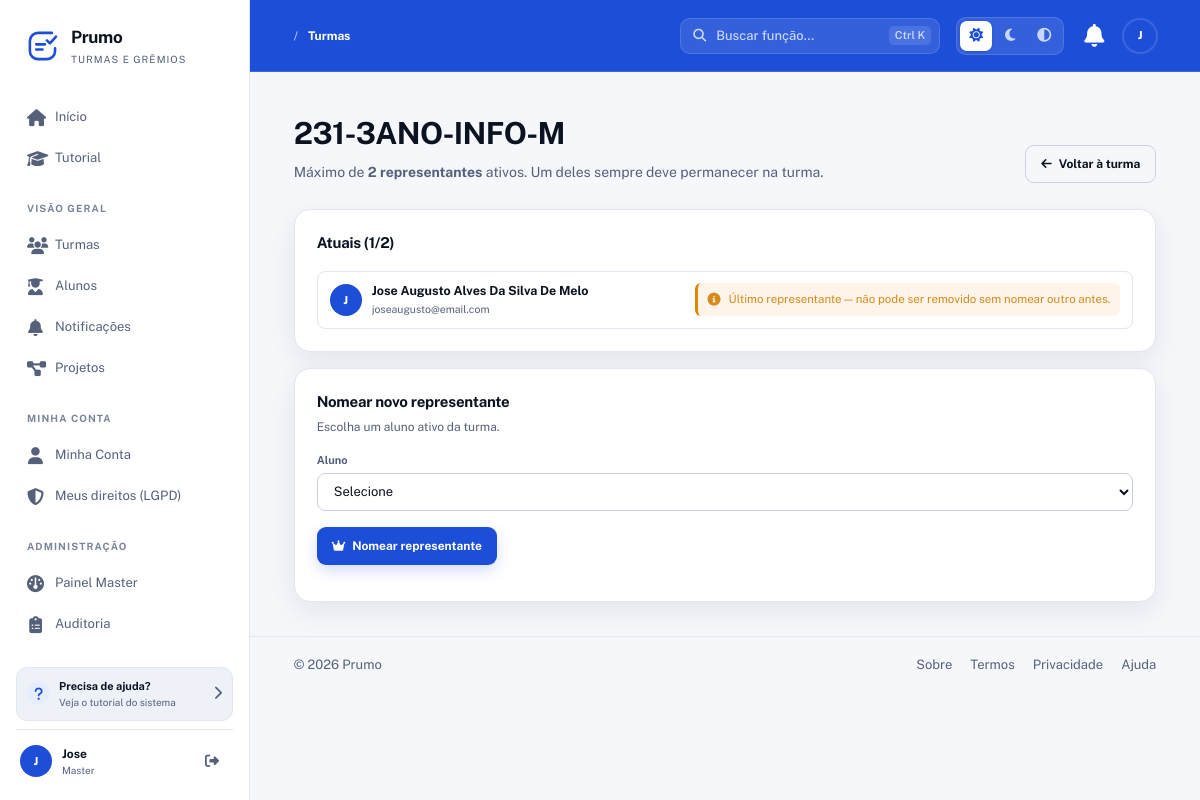
The app's page /Prumo/turmas/1/representantes (signed in) with its own data.
### tables this page shows
CREATE TABLE turmas (
  id INT AUTO_INCREMENT PRIMARY KEY,
  nome VARCHAR(150) NOT NULL,
  codigo_acesso VARCHAR(30) NOT NULL UNIQUE,
  codigo_interno VARCHAR(100) DEFAULT NULL,
  cor_primaria VARCHAR(20) DEFAULT '#3498db',
  cor_secundaria VARCHAR(20) DEFAULT '#2ecc71',
  cor_personalizada TINYINT(1) NOT NULL DEFAULT 0,   
  logo VARCHAR(255) DEFAULT NULL,                   
  bloqueada TINYINT(1) NOT NULL DEFAULT 0,
  bloqueada_motivo VARCHAR(255) DEFAULT NULL,
  bloqueada_em DATETIME DEFAULT NULL,
  bloqueada_por INT DEFAULT NULL,
  created_at TIMESTAMP DEFAULT CURRENT_TIMESTAMP,
  updated_at TIMESTAMP DEFAULT CURRENT_TIMESTAMP ON UPDATE CURRENT_TIMESTAMP,
  FOREIGN KEY (bloqueada_por) REFERENCES usuarios(id) ON DELETE SET NULL,
  INDEX idx_turmas_codigo (codigo_acesso)
);

CREATE TABLE turma_usuarios (
  id INT AUTO_INCREMENT PRIMARY KEY,
  turma_id INT NOT NULL,
  usuario_id INT NOT NULL,
  papel ENUM('aluno','representante') NOT NULL DEFAULT 'aluno',
  ativo TINYINT(1) DEFAULT 1,
  entrou_em TIMESTAMP DEFAULT CURRENT_TIMESTAMP,
  saiu_em DATETIME DEFAULT NULL,
  created_at TIMESTAMP DEFAULT CURRENT_TIMESTAMP,
  updated_at TIMESTAMP DEFAULT CURRENT_TIMESTAMP ON UPDATE CURRENT_TIMESTAMP,
  UNIQUE KEY unico_turma_usuario (turma_id, usuario_id),
  FOREIGN KEY (turma_id) REFERENCES turmas(id) ON DELETE CASCADE,
  FOREIGN KEY (usuario_id) REFERENCES usuarios(id) ON DELETE CASCADE,
  INDEX idx_tu_papel (papel),
  INDEX idx_tu_ativo (ativo)
);

CREATE TABLE usuarios (
  id INT AUTO_INCREMENT PRIMARY KEY,
  nome VARCHAR(150) NOT NULL,
  email VARCHAR(150) NOT NULL UNIQUE,
  senha VARCHAR(255) NOT NULL,
  tipo ENUM('aluno','master') NOT NULL DEFAULT 'aluno',
  telefone VARCHAR(20) DEFAULT NULL,
  data_nascimento DATE DEFAULT NULL,
  email_confirmado TINYINT(1) NOT NULL DEFAULT 0,
  email_token VARCHAR(255) DEFAULT NULL,
  email_token_expira DATETIME DEFAULT NULL,
  primeiro_login TINYINT(1) NOT NULL DEFAULT 1,
  ativo TINYINT(1) NOT NULL DEFAULT 1,
  lgpd_aceito TINYINT(1) NOT NULL DEFAULT 0,
  lgpd_data DATETIME DEFAULT NULL,
  ultimo_acesso DATETIME DEFAULT NULL,
  created_at TIMESTAMP DEFAULT CURRENT_TIMESTAMP,
  updated_at TIMESTAMP DEFAULT CURRENT_TIMESTAMP ON UPDATE CURRENT_TIMESTAMP,
  INDEX idx_usuarios_email (email),
  INDEX idx_usuarios_tipo (tipo),
  INDEX idx_usuarios_ativo (ativo)
);

### app/Controllers/TurmaController.php (called while the page is built, shortened)
<?php
require_once __DIR__ . '/../Core/App.php';
require_once __DIR__ . '/../Config/database.php';
require_once __DIR__ . '/../Models/Turma.php';
class TurmaController
{
    private Turma        $turma;
    private TurmaUsuario $tu;
    public function __construct()
    {
        $this->turma   = new Turma();
        $this->tu      = new TurmaUsuario();
    }
    public function representantesForm(int $id)
    {
        $turma = $this->turma->porId($id);
        $this->render('turmas/representantes', [
            'turma'          => $turma,
            'representantes' => $this->tu->listarRepresentantes($id),
            'alunos'         => $this->tu->listarAlunos($id),
        ]);
    }
    private function render(string $view, array $dados = []): void
    {
        extract($dados);
        require __DIR__ . '/../Views/' . $view . '.php';
    }
}

### app/Core/Router.php (called while the page is built, shortened)
<?php
require_once __DIR__ . '/App.php';
class Router
{
    private $routes = ['GET' => [], 'POST' => []];
    public function get($uri, $action, $roles = [])
    {
        $this->routes['GET'][$uri] = ['action' => $action, 'roles' => $roles];
    }
    public function post($uri, $action, $roles = [])
    {
        $this->routes['POST'][$uri] = ['action' => $action, 'roles' => $roles];
    }
    public function dispatch($requestUri)
    {
        $path     = parse_url($requestUri, PHP_URL_PATH);
        $basePath = App::getBasePath();
        if ($basePath && strpos($path, $basePath) === 0) {
            $path = substr($path, strlen($basePath));
        }
        $method = $_SERVER['REQUEST_METHOD'];
        $route  = $this->routes[$method][$path] ?? null;
        $params = [];
        if (!$route) {
            foreach ($this->routes[$method] as $routePath => $routeData) {
                if (str_contains($routePath, '{')) {
                    $pattern = preg_replace('#\{[a-zA-Z0-9_]+\}#', '([a-zA-Z0-9_\-\.]+)', $routePath);
                    $pattern = "#^" . $pattern . "$#";
                    if (preg_match($pattern, $path, $matches)) {
                        array_shift($matches);
                        $route  = $routeData;
                        $params = $matches;
                        break;
                    }
                }
            }
        }
        $action = $route['action'];
        [$controller, $methodName] = explode('@', $action);
        $controllerInstance = new $controller();
        $controllerInstance->$methodName(...$params);
    }
}

### public/index.php (called while the page is built, shortened)
<?php
require_once __DIR__ . '/../app/Core/App.php';
require_once __DIR__ . '/../app/Config/database.php';
require_once __DIR__ . '/../app/Core/Router.php';
$router = new Router();
$router->dispatch($_SERVER['REQUEST_URI']);

### app/Core/App.php (called while the page is built, shortened)
<?php
class App
{
    private static $config = null;
    public static function init()
    {
        if (self::$config === null) {
            $envFile = __DIR__ . '/../../.env';
            self::$config = parse_ini_file($envFile);
        }
    }
    public static function get($key, $default = null)
    {
        return self::$config[$key] ?? $_ENV[$key] ?? $default;
    }
    public static function getName()
    {
        return self::get('APP_NAME', 'ProjetoBase');
    }
    public static function getBasePath()
    {
        return self::get('APP_BASE_PATH', '/' . self::getName());
    }
}

### app/Config/database.php (called while the page is built, shortened)
<?php
require_once __DIR__ . '/../Core/App.php';
class Database
{
    private static $connection = null;
    public static function getConnection()
    {
        if (self::$connection === null) {
            try {
                $host = App::get('DB_HOST', '127.0.0.1');
                $dbname = App::get('DB_NAME', 'ProjetoBase');
                $user = App::get('DB_USER', 'root');
                $pass = App::get('DB_PASS', '');
                $port = App::get('DB_PORT', '3306');
                if (strpos($host, ':') !== false) {
                    $dsn = "mysql:host={$host};dbname={$dbname};charset=utf8";
                } else {
                    $dsn = "mysql:host={$host};port={$port};dbname={$dbname};charset=utf8";
                }
                self::$connection = new PDO(
                    $dsn,
                    $user,
                    $pass,
                    [
                        PDO::ATTR_ERRMODE => PDO::ERRMODE_EXCEPTION,
                        PDO::ATTR_DEFAULT_FETCH_MODE => PDO::FETCH_ASSOC,
                        PDO::ATTR_EMULATE_PREPARES => false
                    ]
                );
            } catch (PDOException $e) {
                error_log("Erro de conexão com o banco: " . $e->getMessage());
                throw new Exception("Erro de conexão com o banco de dados: " . $e->getMessage());
            }
        }
        return self::$connection;
    }
}

### app/Core/Model.php (called while the page is built, shortened)
<?php
require_once __DIR__ . '/../Config/database.php';
class Model
{
    public function __construct()
    {
        $this->conn = Database::getConnection();
    }
}

### app/Models/Turma.php (called while the page is built, shortened)
<?php
require_once __DIR__ . '/../Core/Model.php';
class Turma extends Model
{
    public function porId(int $id): ?array
    {
        $stmt = $this->conn->prepare("
            SELECT t.*, u.nome AS bloqueada_por_nome
            FROM turmas t
            LEFT JOIN usuarios u ON u.id = t.bloqueada_por
            WHERE t.id = ? LIMIT 1
        ");
        $stmt->execute([$id]);
        return $stmt->fetch(PDO::FETCH_ASSOC) ?: null;
    }
}

### app/Models/TurmaUsuario.php (called while the page is built, shortened)
<?php
require_once __DIR__ . '/../Core/Model.php';
class TurmaUsuario extends Model
{
    public function listarRepresentantes(int $turmaId): array
    {
        $stmt = $this->conn->prepare("
            SELECT tu.usuario_id, tu.entrou_em, u.nome, u.email
            FROM turma_usuarios tu
            INNER JOIN usuarios u ON u.id = tu.usuario_id
            WHERE tu.turma_id = ? AND tu.papel = 'representante' AND tu.ativo = 1
            ORDER BY tu.entrou_em ASC
        ");
        $stmt->execute([$turmaId]);
        return $stmt->fetchAll(PDO::FETCH_ASSOC);
    }
}

### app/Views/turmas/representantes.php (the view, shortened to what this page needs)
<?php
require_once __DIR__ . '/../layouts/header.php';
require_once __DIR__ . '/../layouts/nav.php';
?>
<section class="hero-section">
    <div>
        <h1><?= h($turma['nome']) ?></h1>
        <p class="hero-subtitle">
            Máximo de <strong>2 representantes</strong> ativos. Um deles sempre deve permanecer na turma.
        </p>
    </div>
    <div class="hero-actions">
        <a class="button button-ghost" href="<?= $basePath ?>/turmas/<?= (int) $turma['id'] ?>">
            <i class="fas fa-arrow-left"></i> Voltar à turma
        </a>
    </div>
</section>
<section class="panel mb-16">
    <div class="panel-header">
        <div>
            <h2>Atuais (<?= count($representantes) ?>/2)</h2>
        </div>
    </div>
    <?php if (empty($representantes)): ?>
        <p class="text-muted">Nenhum representante nomeado.</p>
    <?php else: ?>
        <div class="turma-membros-lista">
            <?php foreach ($representantes as $r): ?>
                <div class="turma-membro-item">
                    <span class="avatar avatar-indigo"><?= strtoupper(substr($r['nome'], 0, 1)) ?></span>
                    <div class="membro-info">
                        <strong><?= h($r['nome']) ?></strong>
                        <small><?= h($r['email']) ?></small>
                    </div>
                    <?php if (count($representantes) > 1): ?>
                        <form method="POST" action="<?= $basePath ?>/turmas/<?= (int) $turma['id'] ?>/representantes/remover">
                            <?= ViewHelper::csrfField() ?>
                            <input type="hidden" name="usuario_id" value="<?= (int) $r['usuario_id'] ?>">
                            <button type="submit" class="button small btn-outline-danger"
                                    onclick="return confirm('Remover este representante?')">
                                <i class="fas fa-user-minus"></i> Remover
                            </button>
                        </form>
                    <?php else: ?>
                        <span class="aviso-ultimo-rep">
                            <i class="fas fa-info-circle"></i>
                            Último representante — não pode ser removido sem nomear outro antes.
                        </span>
                    <?php endif; ?>
                </div>
            <?php endforeach; ?>
        </div>
    <?php endif; ?>
</section>
<?php if (count($representantes) < 2): ?>
    <?php
    $alunosSemRep = array_filter($alunos, fn($a) => $a['papel'] !== 'representante');
    ?>
    <section class="panel">
        <div class="panel-header">
            <div>
                <h2>Nomear novo representante</h2>
                <p>Escolha um aluno ativo da turma.</p>
            </div>
        </div>
        <?php if (empty($alunosSemRep)): ?>
            <p class="text-muted">
                Não há alunos disponíveis para nomear.
                <a href="<?= $basePath ?>/alunos">Adicione alunos à turma</a> primeiro.
            </p>
        <?php else: ?>
            <form method="POST" action="<?= $basePath ?>/turmas/<?= (int) $turma['id'] ?>/representantes/nomear">
                <label class="field-label">Aluno</label>
                <select name="usuario_id" class="field" required>
                    <option value="">Selecione</option>
                </select>
                <p class="mt-16">
                    <button type="submit" class="button button-primary">
                        <i class="fas fa-crown"></i> Nomear representante
                    </button>
                </p>
            </form>
        <?php endif; ?>
    </section>
<?php endif; ?>
<?php require_once __DIR__ . '/../layouts/footer.php'; ?>

### public/css/base.css (style rules this page uses)
:root { color-scheme: light; --bg: #f5f7fb; --surface: #ffffff; --surface-2: #eef2f8; --text: #0b1220; --muted: #55607a; --muted-2: #7a8499; --border: #e1e6ef; --border-strong: #c9d1de; --primary: #1d4ed8; --primary-dark: #1e3a8a; --primary-soft: #e6edff; --accent: #0891b2; --accent-on-dark: #22d3ee; --shell-bg: #1d4ed8; --shell-text: #ffffff; --shell-muted: #c9d7ff; --shell-border: rgba(255, 255, 255, .14); --font-num: "Barlow Condensed", "Arial Narrow", sans-serif; --blue: #2563eb; --green: #16a34a; --orange: #e08600; --red: #dc3b4d; --shadow: 0 10px 28px rgba(26, 31, 46, .08); --radius: 16px; --radius-sm: 10px; --sidebar: 250px; --sans: "Public Sans", ui-sans-serif, -apple-system, BlinkMacSystemFont, "Segoe UI", sans-serif; }
*, *::before, *::after { box-sizing: border-box; }
html { scroll-behavior: smooth; }
html, body { overflow-x: hidden; max-width: 100%; }
body { margin: 0; background: var(--bg); color: var(--text); font: 14px/1.5 var(--sans); -webkit-font-smoothing: antialiased; transition: background .25s, color .25s; }
a { color: inherit; text-decoration: none; }
button, input, select, textarea { font: inherit; color: inherit; }
button { cursor: pointer; }

### public/css/components.css (style rules this page uses)
.button { border: 0; border-radius: 9px; min-height: 38px; padding: 0 15px; font-size: 12px; font-weight: 700; display: inline-flex; align-items: center; justify-content: center; gap: 7px; transition: .2s; cursor: pointer; text-decoration: none; line-height: 1; white-space: nowrap; }
.button-primary { background: var(--primary); color: #fff; box-shadow: 0 6px 14px color-mix(in srgb, var(--primary) 18%, transparent); }
.button-ghost { background: transparent; color: var(--text); border: 1px solid var(--border-strong); }
.field-label { display: block; color: var(--muted); font-size: 11px; font-weight: 650; margin: 14px 0 5px; }
.field { width: 100%; min-height: 38px; border: 1px solid var(--border-strong); border-radius: 8px; background: var(--surface); color: var(--text); padding: 8px 12px; font: inherit; font-size: 13px; outline: none; transition: border-color .15s, box-shadow .15s; }
.panel { background: var(--surface); border: 1px solid var(--border); border-radius: var(--radius); box-shadow: var(--shadow); padding: 22px; min-width: 0; }
.panel-header { display: flex; justify-content: space-between; align-items: flex-start; gap: 12px; margin-bottom: 16px; }
.panel-header h2 { margin: 0; font-size: 15px; letter-spacing: -.25px; }
.panel-header p { color: var(--muted); font-size: 12px; margin: 4px 0 0; }
.hero-section { display: flex; align-items: flex-end; justify-content: space-between; gap: 20px; margin-bottom: 26px; flex-wrap: wrap; }
.hero-section h1 { margin: 6px 0 3px; font-size: 1.9rem; letter-spacing: -1px; }
.hero-subtitle { margin: 0; color: var(--muted); font-size: 14px; line-height: 1.6; }
.hero-actions { display: flex; gap: 10px; flex-wrap: wrap; }
.avatar { width: 32px; height: 32px; display: grid; place-items: center; border-radius: 50%; font-size: 11px; font-weight: 800; flex-shrink: 0; text-decoration: none; }
.avatar-indigo { color: #fff; background: var(--primary); }
.mt-16 { margin-top: 16px; }
.mb-16 { margin-bottom: 16px; }
.hero-section h1 { margin: 0 0 4px; font-size: clamp(1.5rem, 3vw, 1.9rem); letter-spacing: -.02em; }

### public/css/turmas.css (style rules this page uses)
.turma-membros-lista { display: flex; flex-direction: column; gap: 6px; }
.turma-membro-item { display: flex; align-items: center; gap: 10px; padding: 10px 12px; border: 1px solid var(--border); border-radius: 8px; background: var(--surface); }
.turma-membro-item .membro-info { flex: 1; min-width: 0; }
.turma-membro-item strong { display: block; font-size: 12.5px; color: var(--text); white-space: nowrap; overflow: hidden; text-overflow: ellipsis; }
.turma-membro-item small { display: block; color: var(--muted); font-size: 10.5px; margin-top: 2px; white-space: nowrap; overflow: hidden; text-overflow: ellipsis; }
.aviso-ultimo-rep { display: flex; gap: 8px; align-items: center; padding: 8px 10px; border-radius: 6px; background: rgba(245, 166, 72, .12); color: #d48b1c; font-size: 11.5px; line-height: 1.5; border-left: 3px solid var(--orange); }
.aviso-ultimo-rep i { flex-shrink: 0; font-size: 13px; }

### records on screen
turmas: nome "231-3ANO-INFO-M"
turma_usuarios: usuario.nome "J", usuario.nome "Jose Augusto Alves Da Silva De Melo", usuario.email "joseaugusto@email.com"

### other values on screen
$appName "Prumo"
$label "Início"
$label "Tutorial"
$secao "VISÃO GERAL"
$label "Turmas"
$label "Alunos"
$label "Notificações"
$label "Projetos"
$secao "MINHA CONTA"
$label "Minha Conta"
$label "Meus direitos (LGPD)"
$secao "ADMINISTRAÇÃO"
$label "Painel Master"
$label "Auditoria"
$iniciais "J"
